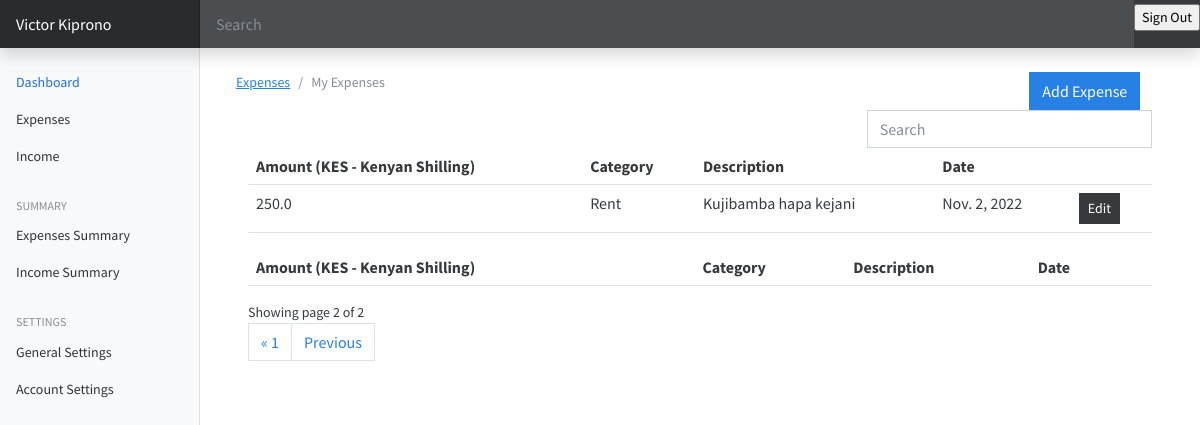
The page /?page=2 (signed in) on the database its author committed.
### userpreferences/models.py (models this page shows, shortened)
class UserPreference(models.Model):
    user = models.OneToOneField(to=User, on_delete=models.CASCADE)
    currency = models.CharField(max_length=255, blank=True, null=True)

### expenses/models.py (models this page shows, shortened)
class Expense(models.Model):
    amount = models.FloatField()
    date = models.DateField(default=now)
    description = models.TextField()
    owner = models.ForeignKey(to=User, on_delete=models.CASCADE)
    category = models.CharField(max_length=266)
    class Meta:
        ordering: ['-date']

### expenses/views.py (the view)
# urls.py: path('', views.index, name="expenses"),
@login_required(login_url='/authentication/login')
def index(request):
    categories = Category.objects.all()
    expenses = Expense.objects.filter(owner=request.user)
    paginator = Paginator(expenses, 5)
    page_number = request.GET.get('page')
    page_obj = Paginator.get_page(paginator, page_number)
    currency = UserPreference.objects.get(user=request.user).currency
    context = {
        'expenses': expenses,
        'page_obj': page_obj,
        'currency': currency
    }
    return render(request, 'expenses/index.html', context)

### templates/expenses/index.html (shortened to what this page needs)
{% extends 'base.html' %}
{% load static %}
{% block content %}
<div class="container mt-4">
  <div class="row">
    <div class="col-md-10">
      <nav aria-label="breadcrumb">
        <ol class="breadcrumb">
          <li class="breadcrumb-item">
            <a href="">Expenses</a>
          </li>
          <li class="breadcrumb-item active" aria-current="page">
            My Expenses
          </li>
        </ol>
      </nav>
    </div>
    <div class="col-md-2">
      <a href="{% url 'add-expenses'%}" class="btn btn-primary">Add Expense</a>
    </div>
  </div>
  <div class="container">
    {% include 'partials/messages.html' %} {% if expenses.count %}
    <div class="row">
      <div class="col-md-8"></div>
      <div class="col-md-4">
        <div class="form-group">
          <input type="text" class="form-control" id="searchField" placeholder="Search">
        </div>
      </div>
    </div>
<div class="app-table">
  <table class="table table-stripped table-hover">
    <thead>
      <tr>
        <th>Amount ({{currency}})</th>
        <th>Category</th>
        <th>Description</th>
        <th>Date</th>
        <th></th>
      </tr>
    </thead>
    <tbody>
      {% for expense in page_obj%}
      <tr>
        <td>{{expense.amount}}</td>
        <td>{{expense.category}}</td>
        <td>{{expense.description}}</td>
        <td>{{expense.date}}</td>
        <td>
          <a
            href="{% url 'expense-edit' expense.id  %}"
            class="btn btn-secondary btn-sm"
            >Edit</a
          >
        </td>
      </tr>
      {% endfor %}
    </tbody>
  </table>
</div>
    <div class="table-output">
      <table class="table table-stripped table-hover">
        <thead>
          <tr>
            <th>Amount ({{currency}})</th>
            <th>Category</th>
            <th>Description</th>
            <th>Date</th>
            <th></th>
          </tr>
        </thead>
      </table>
    </div>
    <div class="pagination-container">
    <div class="">
      Showing page {{page_obj.number}} of {{ page_obj.paginator.num_pages }}
    </div>
    <ul class="pagination align-right float-right mr-auto">
      {% if page_obj.has_previous %}
      <li {% if page_obj.number == 1 %} class="page-item active" {% endif %}><a class="page-link" href="?page=1">&laquo; 1</a></li>
      <li class="page-item"> <a class="page-link" href="?page={{ page_obj.previous_page_number }}">Previous</a></li>
      {% endif %}
      </ul>
    {% endif %}
  </div>
</div>
</div>
{% endblock content %}

### expenseswebsite/static/css/dashboard.css (style rules this page uses)
body { font-size: .875rem; }

### rows shown on the page
UserPreference: currency "KES - Kenyan Shilling"
Expense: amount "250.0", category "Rent", description "Kujibamba hapa kejani", date "Nov. 2, 2022"

### other values the page prints
{{ page_obj.number }} "2"
{{ page_obj.paginator.num_pages }} "2"
